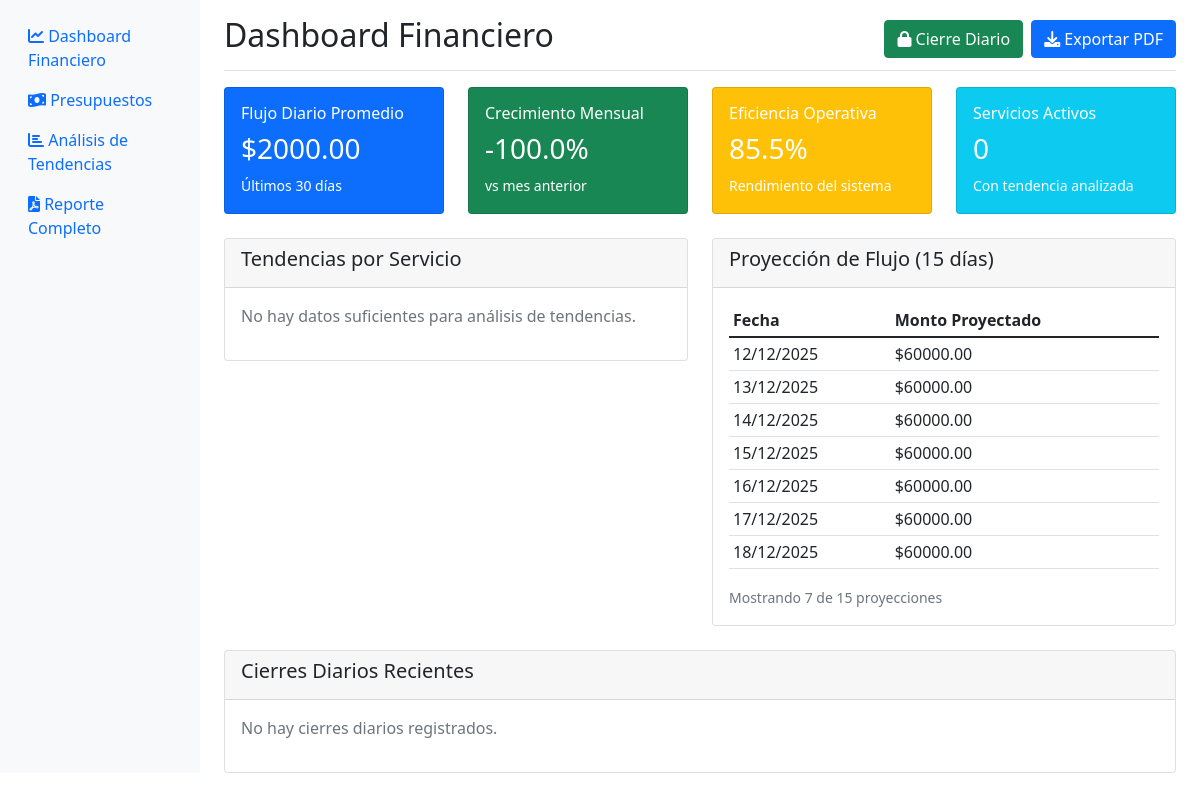
Page /financiero/dashboard (signed in) on the earlier database version.
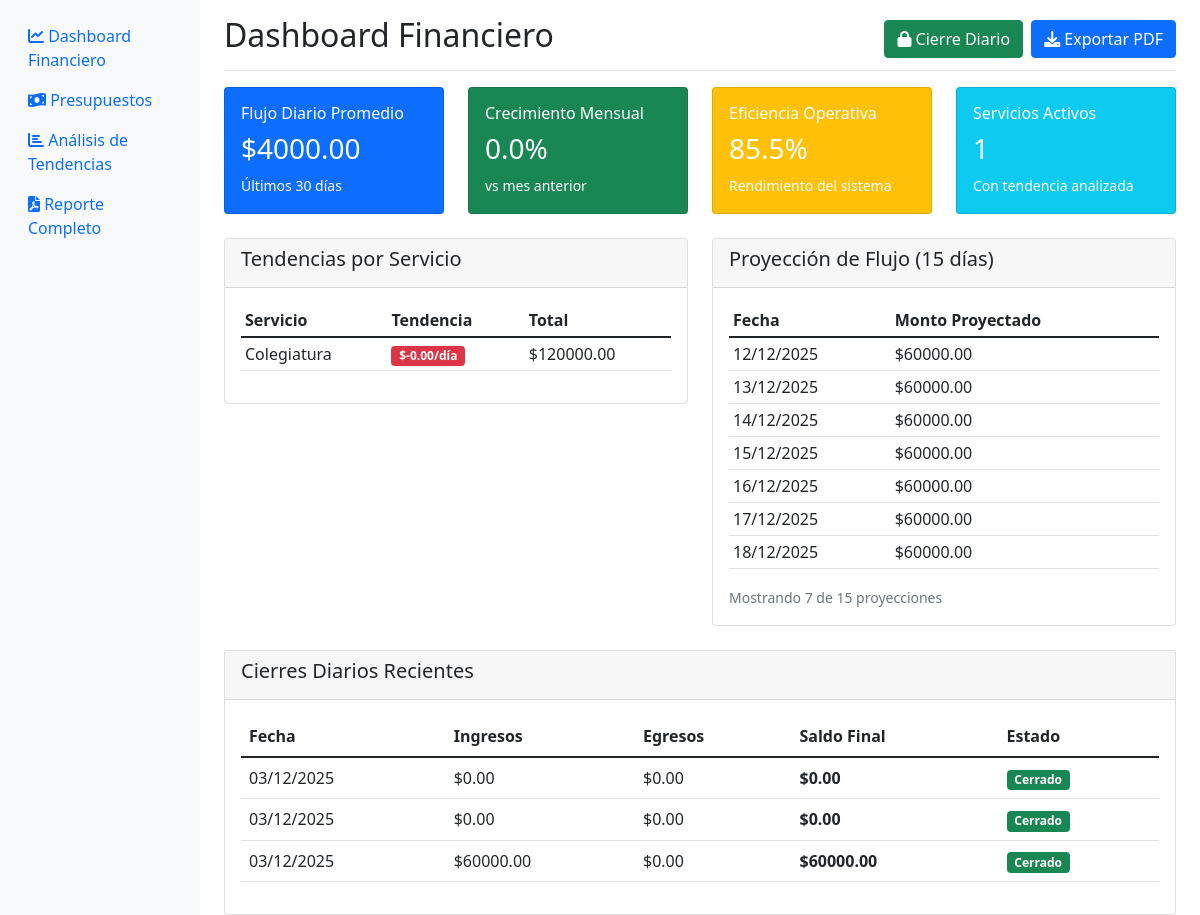
Same page on the later database version.
### app.py (models this page shows)
class Servicio(db.Model):
    id = db.Column(db.Integer, primary_key=True)
    descripcion = db.Column(db.String(200), nullable=False)
    estado = db.Column(db.String(20), default='Activo')
    movimientos = db.relationship('MovimientoCaja', backref='servicio', lazy=True, cascade='all, delete-orphan')

class CierreDiario(db.Model):
    id = db.Column(db.Integer, primary_key=True)
    fecha = db.Column(db.Date, nullable=False, default=date.today)
    total_ingresos = db.Column(db.Float, nullable=False, default=0)
    total_egresos = db.Column(db.Float, nullable=False, default=0)
    saldo_final = db.Column(db.Float, nullable=False, default=0)
    estado = db.Column(db.String(20), default='Abierto')
    created_at = db.Column(db.DateTime, default=datetime.now)

### app.py (the view)
@app.route('/financiero/dashboard')
@gerente_required
def dashboard_financiero():
    indicadores = AnalisisFinanciero.calcular_indicadores_financieros()
    tendencias = AnalisisFinanciero.analizar_tendencias_servicios()
    proyeccion = AnalisisFinanciero.generar_proyeccion_flujo_caja(15)
    cierres_recientes = CierreDiario.query.order_by(CierreDiario.fecha.desc()).limit(7).all()
    return render_template('financiero_dashboard.html',
                         indicadores=indicadores,
                         tendencias=tendencias,
                         proyeccion=proyeccion,
                         cierres=cierres_recientes)

### app.py (called while the page is built)
@login_manager.user_loader
def load_user(user_id):
    return Usuario.query.get(int(user_id))

def requiere_rol(roles_permitidos):
    def decorator(f):
        @wraps(f)
        def decorated_function(*args, **kwargs):
            if not current_user.is_authenticated:
                return redirect(url_for('login'))
            if current_user.rol.nombre not in roles_permitidos:
                flash('No tienes permisos para acceder a esta página.', 'danger')
                return redirect(url_for('index'))
            return f(*args, **kwargs)
        return decorated_function
    return decorator

### templates/financiero_dashboard.html (shortened to what the changed rows need)
<!DOCTYPE html>
<html lang="es">
<head>
    <link href="https://cdn.jsdelivr.net/npm/bootstrap@5.1.3/dist/css/bootstrap.min.css" rel="stylesheet">
    <link href="https://cdnjs.cloudflare.com/ajax/libs/font-awesome/6.0.0/css/all.min.css" rel="stylesheet">
</head>
<body>
    <div class="container-fluid">
        <div class="row">
            <main class="col-md-9 ms-sm-auto col-lg-10 px-md-4">
                <div class="d-flex justify-content-between flex-wrap flex-md-nowrap align-items-center pt-3 pb-2 mb-3 border-bottom">
                    <h1 class="h2">Dashboard Financiero</h1>
                </div>
                <div class="row mb-4">
                    <div class="col-md-3">
                        <div class="card text-white bg-primary">
                            <div class="card-body">
                                <h6 class="card-title">Flujo Diario Promedio</h6>
                                <h3>${{ "%.2f"|format(indicadores[0].valor if indicadores else 0) }}</h3>
                                <small>Últimos 30 días</small>
                            </div>
                        </div>
                    </div>
                    <div class="col-md-3">
                        <div class="card text-white bg-success">
                            <div class="card-body">
                                <h6 class="card-title">Crecimiento Mensual</h6>
                                <h3>{{ "%.1f"|format(indicadores[1].valor if indicadores else 0) }}%</h3>
                                <small>vs mes anterior</small>
                            </div>
                        </div>
                    </div>
                    <div class="col-md-3">
                        <div class="card text-white bg-info">
                            <div class="card-body">
                                <h6 class="card-title">Servicios Activos</h6>
                                <h3>{{ tendencias|length if tendencias else 0 }}</h3>
                                <small>Con tendencia analizada</small>
                            </div>
                        </div>
                    </div>
                </div>
                <div class="row">
                    <div class="col-md-6">
                        <div class="card">
                            <div class="card-body">
                                {% if tendencias %}
                                <div class="table-responsive">
                                    <table class="table table-sm">
                                        <thead>
                                            <tr>
                                                <th>Servicio</th>
                                                <th>Tendencia</th>
                                                <th>Total</th>
                                            </tr>
                                        </thead>
                                        <tbody>
                                            {% for tendencia in tendencias[:5] %}
                                            <tr>
                                                <td>{{ tendencia.servicio }}</td>
                                                <td>
                                                    <span class="badge {% if tendencia.tendencia > 0 %}bg-success{% else %}bg-danger{% endif %}">
                                                        ${{ "%.2f"|format(tendencia.tendencia) }}/día
                                                    </span>
                                                </td>
                                                <td>${{ "%.2f"|format(tendencia.total_ingresos) }}</td>
                                            </tr>
                                            {% endfor %}
                                        </tbody>
                                    </table>
                                </div>
                                {% else %}
                                <p class="text-muted">No hay datos suficientes para análisis de tendencias.</p>
                                {% endif %}
                            </div>
                        </div>
                    </div>
                    <div class="col-md-6">
                        <div class="card">
                            <div class="card-body">
                                {% if proyeccion %}
                                <div class="table-responsive">
                                    <table class="table table-sm">
                                        <thead>
                                            <tr>
                                                <th>Fecha</th>
                                                <th>Monto Proyectado</th>
                                            </tr>
                                        </thead>
                                        <tbody>
                                            {% for proy in proyeccion[:7] %}
                                            <tr>
                                                <td>{{ proy.fecha.strftime('%d/%m/%Y') }}</td>
                                                <td>${{ "%.2f"|format(proy.monto_proyectado) }}</td>
                                            </tr>
                                            {% endfor %}
                                        </tbody>
                                    </table>
                                </div>
                                {% else %}
                                <p class="text-muted">No hay datos para proyección.</p>
                                {% endif %}
                            </div>
                        </div>
                    </div>
                </div>
                <div class="row mt-4">
                    <div class="col-12">
                        <div class="card">
                            <div class="card-body">
                                {% if cierres %}
                                <div class="table-responsive">
                                    <table class="table">
                                        <thead>
                                            <tr>
                                                <th>Fecha</th>
                                                <th>Ingresos</th>
                                                <th>Egresos</th>
                                                <th>Saldo Final</th>
                                                <th>Estado</th>
                                            </tr>
                                        </thead>
                                        <tbody>
                                            {% for cierre in cierres %}
                                            <tr>
                                                <td>{{ cierre.fecha.strftime('%d/%m/%Y') }}</td>
                                                <td>${{ "%.2f"|format(cierre.total_ingresos) }}</td>
                                                <td>${{ "%.2f"|format(cierre.total_egresos) }}</td>
                                                <td><strong>${{ "%.2f"|format(cierre.saldo_final) }}</strong></td>
                                                <td>
                                                    <span class="badge {% if cierre.estado == 'Cerrado' %}bg-success{% else %}bg-warning{% endif %}">
                                                        {{ cierre.estado }}
                                                    </span>
                                                </td>
                                            </tr>
                                            {% endfor %}
                                        </tbody>
                                    </table>
                                </div>
                                {% else %}
                                <p class="text-muted">No hay cierres diarios registrados.</p>
                                {% endif %}
                            </div>
                        </div>
                    </div>
                </div>
            </main>
        </div>
    </div>
</body>
</html>

Differences in the rows shown:
now on this page (row unchanged): Servicio: servicio "Colegiatura", tendencia "-0.00", total_ingresos "120000.00"
added CierreDiario: fecha "03/12/2025", total_ingresos "0.00", total_egresos "0.00", saldo_final "0.00", estado "Cerrado"
added CierreDiario: fecha "03/12/2025", total_ingresos "0.00", total_egresos "0.00", saldo_final "0.00", estado "Cerrado"
added CierreDiario: fecha "03/12/2025", total_ingresos "60000.00", total_egresos "0.00", saldo_final "60000.00", estado "Cerrado"
Other differences:
{{ "%.2f"|format(indicadores[0].valor if indicadores else 0) }}: "2000.00" → "4000.00"
{{ "%.1f"|format(indicadores[1].valor if indicadores else 0) }}: "-100.0" → "0.0"
{{ tendencias|length if tendencias else 0 }}: "0" → "1"
text no longer shown: "No hay datos suficientes para análisis de tendencias. No hay cierres diarios registrados."
text now shown: "Servicio Tendencia Total Fecha Ingresos Egresos Saldo Final Estado"
